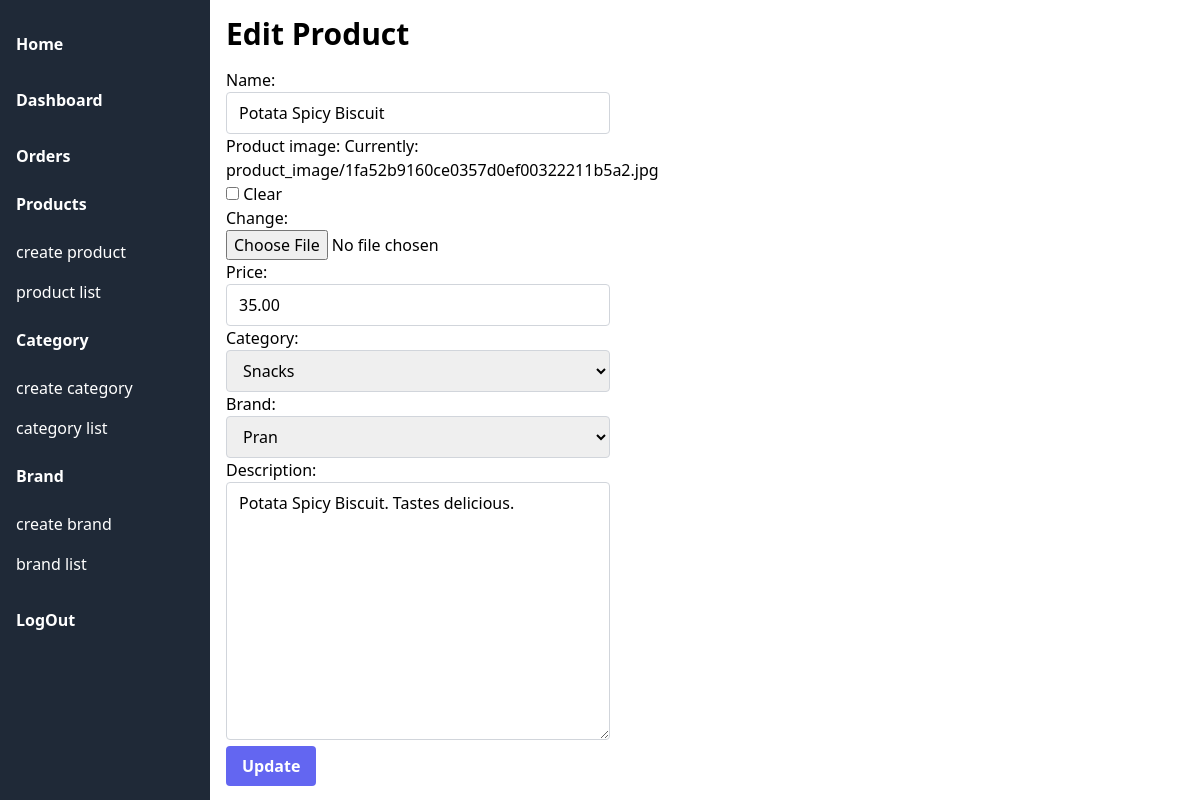
Page /update_product/8/ (signed in) on the committed database.
### shop/models.py (models this page shows, shortened)
class Product(models.Model):
    category = models.ForeignKey(Category,related_name='products', on_delete=models.CASCADE)
    name = models.CharField(max_length=200)
    slug = models.SlugField(max_length=200,unique=True)
    product_image = models.ImageField(upload_to='product_image', blank=True,null=True)
    description = models.TextField(blank=True)
    summary = models.CharField(max_length=300)
    price = models.DecimalField(max_digits=10, decimal_places=2)
    available = models.BooleanField(default=True)
    created = models.DateTimeField(auto_now_add=True)
    updated = models.DateTimeField(auto_now=True)
    featured = models.BooleanField(default=False)
    brand= models.ForeignKey(Brand, on_delete=models.CASCADE, related_name='products', null=True, blank=True)
    class Meta:
        ordering = ['name']
        indexes = [
            models.Index(fields=['id', 'slug']),
            models.Index(fields=['name']),
            models.Index(fields=['-created']),
        ]

class Category(models.Model):
    name = models.CharField(max_length=200)
    slug = models.SlugField(max_length=200,unique=True)
    category_image = models.ImageField(upload_to='category_image', blank=True, null=True)
    class Meta:
        ordering = ['name']
        indexes = [
            models.Index(fields=['name']),
        ]
        verbose_name = 'category'
        verbose_name_plural = 'categories'
    def __str__(self):
        return self.name

class Brand(models.Model):
    name = models.CharField(max_length=255)
    brand_image = models.ImageField(upload_to='brand_image', blank=True, null=True)
    def __str__(self):
        return self.name

### administration/views.py (the view)
# urls.py: path('update_product/<int:pk>/', views.product_update, name='update-product' ),
@login_required(login_url='/login/')
def product_update(request, pk):
    product = Product.objects.get(pk=pk)
    if request.method == "POST":
        form = ProductForm(request.POST, request.FILES, instance=product)
        if form.is_valid():
            form.save()
            return redirect("product-list")
    else:
        form = ProductForm(instance=product)
    return render(request, "product/update.html", {"form": form})

### administration/forms.py
class ProductForm(forms.ModelForm):
    class Meta:
        model = Product
        fields = ['name', 'product_image', 'price', 'category','brand', 'description']
        widgets = {
            'name': forms.TextInput(attrs={'class': 'w-full px-3 py-2 border border-gray-300 rounded focus:outline-none focus:border-indigo-500', 'placeholder': 'Enter product name'}),
            'product_image': forms.ClearableFileInput(attrs={'class': 'w-full'}),
            'price': forms.TextInput(attrs={'class': 'w-full px-3 py-2 border border-gray-300 rounded focus:outline-none focus:border-indigo-500', 'placeholder': 'Enter price'}),
            'category': forms.Select(attrs={'class': 'w-full px-3 py-2 border border-gray-300 rounded focus:outline-none focus:border-indigo-500'}),
            'brand': forms.Select(attrs={'class': 'w-full px-3 py-2 border border-gray-300 rounded focus:outline-none focus:border-indigo-500'}),
            'description': forms.Textarea(attrs={'class': 'w-full px-3 py-2 border border-gray-300 rounded focus:outline-none focus:border-indigo-500', 'placeholder': 'Enter description'}),
        }

### cart/context_processors.py (called while the page is built)
def cart_items_count(request):
    session_id = request.session.session_key
    cart_items = CartItem.objects.filter(session_id=session_id)
    cart_items_count = 0
    for item in cart_items:
        cart_items_count += item.quantity
    return {"cart_items_count": cart_items_count}

### administration/templates/product/update.html (shortened to what this page needs)
{% extends "admin.html" %}
{% block body %}
<div class="container mx-auto p-4">
    <h1 class="text-3xl font-bold mb-4">Edit Product</h1>
    <form action="" method="POST" class="max-w-sm" enctype="multipart/form-data">
        {{form.as_p}}
        <button type="submit" class="bg-indigo-500 hover:bg-indigo-700 text-white font-bold py-2 px-4 rounded">Update</button>
    </form>
</div>
{% endblock  %}

### rows in the picture
Product: name "Potata Spicy Biscuit", price "35.00", category "Snacks", brand "Pran", description "Potata Spicy Biscuit. Tastes delicious."
